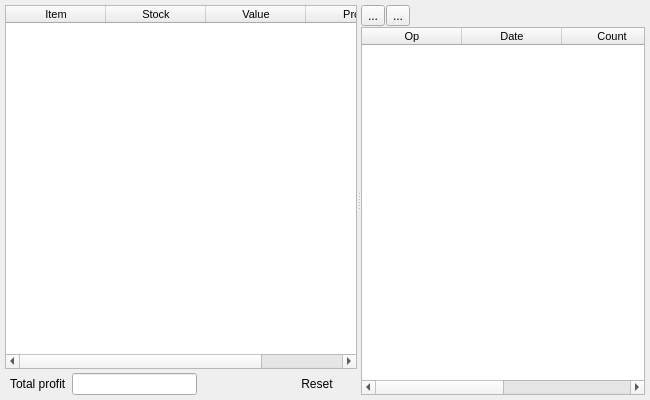
<?xml version="1.0" encoding="UTF-8"?>
<ui version="4.0">
 <class>History</class>
 <widget class="QDialog" name="History">
  <property name="geometry">
   <rect>
    <x>0</x>
    <y>0</y>
    <width>650</width>
    <height>400</height>
   </rect>
  </property>
  <property name="windowTitle">
   <string>Trade history</string>
  </property>
  <layout class="QVBoxLayout" name="verticalLayout_5">
   <property name="spacing">
    <number>0</number>
   </property>
   <property name="leftMargin">
    <number>5</number>
   </property>
   <property name="topMargin">
    <number>5</number>
   </property>
   <property name="rightMargin">
    <number>5</number>
   </property>
   <property name="bottomMargin">
    <number>5</number>
   </property>
   <item>
    <widget class="QSplitter" name="splitter">
     <property name="orientation">
      <enum>Qt::Horizontal</enum>
     </property>
     <property name="childrenCollapsible">
      <bool>false</bool>
     </property>
     <widget class="QWidget" name="verticalLayoutWidget_2">
      <layout class="QVBoxLayout" name="verticalLayout_4">
       <property name="spacing">
        <number>4</number>
       </property>
       <property name="leftMargin">
        <number>0</number>
       </property>
       <property name="topMargin">
        <number>0</number>
       </property>
       <property name="rightMargin">
        <number>0</number>
       </property>
       <property name="bottomMargin">
        <number>0</number>
       </property>
       <item>
        <widget class="QTableWidget" name="tableItems">
         <property name="sizePolicy">
          <sizepolicy hsizetype="Expanding" vsizetype="Expanding">
           <horstretch>0</horstretch>
           <verstretch>0</verstretch>
          </sizepolicy>
         </property>
         <property name="font">
          <font>
           <family>Microsoft Sans Serif</family>
           <pointsize>8</pointsize>
          </font>
         </property>
         <property name="editTriggers">
          <set>QAbstractItemView::NoEditTriggers</set>
         </property>
         <property name="alternatingRowColors">
          <bool>true</bool>
         </property>
         <property name="selectionMode">
          <enum>QAbstractItemView::SingleSelection</enum>
         </property>
         <property name="selectionBehavior">
          <enum>QAbstractItemView::SelectRows</enum>
         </property>
         <property name="iconSize">
          <size>
           <width>20</width>
           <height>20</height>
          </size>
         </property>
         <property name="showGrid">
          <bool>false</bool>
         </property>
         <property name="sortingEnabled">
          <bool>true</bool>
         </property>
         <property name="wordWrap">
          <bool>false</bool>
         </property>
         <property name="cornerButtonEnabled">
          <bool>false</bool>
         </property>
         <property name="columnCount">
          <number>4</number>
         </property>
         <attribute name="horizontalHeaderCascadingSectionResizes">
          <bool>true</bool>
         </attribute>
         <attribute name="horizontalHeaderHighlightSections">
          <bool>false</bool>
         </attribute>
         <attribute name="horizontalHeaderMinimumSectionSize">
          <number>20</number>
         </attribute>
         <attribute name="horizontalHeaderShowSortIndicator" stdset="0">
          <bool>true</bool>
         </attribute>
         <attribute name="verticalHeaderVisible">
          <bool>false</bool>
         </attribute>
         <attribute name="verticalHeaderDefaultSectionSize">
          <number>21</number>
         </attribute>
         <attribute name="verticalHeaderHighlightSections">
          <bool>false</bool>
         </attribute>
         <attribute name="verticalHeaderMinimumSectionSize">
          <number>21</number>
         </attribute>
         <column>
          <property name="text">
           <string>Item</string>
          </property>
         </column>
         <column>
          <property name="text">
           <string>Stock</string>
          </property>
         </column>
         <column>
          <property name="text">
           <string>Value</string>
          </property>
         </column>
         <column>
          <property name="text">
           <string>Profit</string>
          </property>
         </column>
        </widget>
       </item>
       <item>
        <layout class="QHBoxLayout" name="horizontalLayout_2">
         <property name="spacing">
          <number>5</number>
         </property>
         <property name="leftMargin">
          <number>5</number>
         </property>
         <property name="topMargin">
          <number>0</number>
         </property>
         <property name="rightMargin">
          <number>0</number>
         </property>
         <property name="bottomMargin">
          <number>0</number>
         </property>
         <item>
          <widget class="QLabel" name="label">
           <property name="text">
            <string>Total profit</string>
           </property>
          </widget>
         </item>
         <item>
          <widget class="QLineEdit" name="leProfit">
           <property name="sizePolicy">
            <sizepolicy hsizetype="Preferred" vsizetype="Fixed">
             <horstretch>0</horstretch>
             <verstretch>0</verstretch>
            </sizepolicy>
           </property>
           <property name="font">
            <font>
             <weight>75</weight>
             <bold>true</bold>
            </font>
           </property>
           <property name="focusPolicy">
            <enum>Qt::NoFocus</enum>
           </property>
           <property name="alignment">
            <set>Qt::AlignRight|Qt::AlignTrailing|Qt::AlignVCenter</set>
           </property>
           <property name="readOnly">
            <bool>true</bool>
           </property>
          </widget>
         </item>
         <item>
          <spacer name="horizontalSpacer_2">
           <property name="orientation">
            <enum>Qt::Horizontal</enum>
           </property>
           <property name="sizeHint" stdset="0">
            <size>
             <width>40</width>
             <height>20</height>
            </size>
           </property>
          </spacer>
         </item>
         <item>
          <widget class="QPushButton" name="btnReset">
           <property name="focusPolicy">
            <enum>Qt::NoFocus</enum>
           </property>
           <property name="toolTip">
            <string>Reset trades to zero profit on each</string>
           </property>
           <property name="text">
            <string>Reset</string>
           </property>
           <property name="icon">
            <iconset resource="resource.qrc">
             <normaloff>:/multiView/cross.png</normaloff>:/multiView/cross.png</iconset>
           </property>
           <property name="autoDefault">
            <bool>false</bool>
           </property>
           <property name="flat">
            <bool>true</bool>
           </property>
          </widget>
         </item>
        </layout>
       </item>
      </layout>
     </widget>
     <widget class="QWidget" name="verticalLayoutWidget">
      <layout class="QVBoxLayout" name="verticalLayout_2">
       <property name="spacing">
        <number>1</number>
       </property>
       <property name="leftMargin">
        <number>0</number>
       </property>
       <property name="topMargin">
        <number>0</number>
       </property>
       <property name="rightMargin">
        <number>0</number>
       </property>
       <property name="bottomMargin">
        <number>0</number>
       </property>
       <item>
        <layout class="QHBoxLayout" name="horizontalLayout">
         <property name="spacing">
          <number>1</number>
         </property>
         <property name="leftMargin">
          <number>0</number>
         </property>
         <property name="topMargin">
          <number>0</number>
         </property>
         <property name="rightMargin">
          <number>0</number>
         </property>
         <property name="bottomMargin">
          <number>0</number>
         </property>
         <item>
          <widget class="QToolButton" name="btnOpIn">
           <property name="toolTip">
            <string>Show buys</string>
           </property>
           <property name="text">
            <string>...</string>
           </property>
           <property name="icon">
            <iconset resource="resource.qrc">
             <normaloff>:/history/arrow_left_16.png</normaloff>:/history/arrow_left_16.png</iconset>
           </property>
           <property name="checkable">
            <bool>true</bool>
           </property>
          </widget>
         </item>
         <item>
          <widget class="QToolButton" name="btnOpOut">
           <property name="toolTip">
            <string>Show sells</string>
           </property>
           <property name="text">
            <string>...</string>
           </property>
           <property name="icon">
            <iconset resource="resource.qrc">
             <normaloff>:/history/arrow_right_16.png</normaloff>:/history/arrow_right_16.png</iconset>
           </property>
           <property name="checkable">
            <bool>true</bool>
           </property>
          </widget>
         </item>
         <item>
          <spacer name="horizontalSpacer">
           <property name="orientation">
            <enum>Qt::Horizontal</enum>
           </property>
           <property name="sizeHint" stdset="0">
            <size>
             <width>40</width>
             <height>20</height>
            </size>
           </property>
          </spacer>
         </item>
        </layout>
       </item>
       <item>
        <widget class="QTableWidget" name="tableEvents">
         <property name="sizePolicy">
          <sizepolicy hsizetype="Expanding" vsizetype="Expanding">
           <horstretch>0</horstretch>
           <verstretch>0</verstretch>
          </sizepolicy>
         </property>
         <property name="font">
          <font>
           <family>Microsoft Sans Serif</family>
           <pointsize>8</pointsize>
          </font>
         </property>
         <property name="focusPolicy">
          <enum>Qt::NoFocus</enum>
         </property>
         <property name="editTriggers">
          <set>QAbstractItemView::NoEditTriggers</set>
         </property>
         <property name="selectionMode">
          <enum>QAbstractItemView::NoSelection</enum>
         </property>
         <property name="selectionBehavior">
          <enum>QAbstractItemView::SelectRows</enum>
         </property>
         <property name="showGrid">
          <bool>false</bool>
         </property>
         <property name="sortingEnabled">
          <bool>true</bool>
         </property>
         <property name="wordWrap">
          <bool>false</bool>
         </property>
         <property name="cornerButtonEnabled">
          <bool>false</bool>
         </property>
         <attribute name="horizontalHeaderMinimumSectionSize">
          <number>20</number>
         </attribute>
         <attribute name="horizontalHeaderStretchLastSection">
          <bool>true</bool>
         </attribute>
         <attribute name="verticalHeaderVisible">
          <bool>false</bool>
         </attribute>
         <attribute name="verticalHeaderDefaultSectionSize">
          <number>21</number>
         </attribute>
         <column>
          <property name="text">
           <string>Op</string>
          </property>
         </column>
         <column>
          <property name="text">
           <string>Date</string>
          </property>
         </column>
         <column>
          <property name="text">
           <string>Count</string>
          </property>
         </column>
         <column>
          <property name="text">
           <string>Price</string>
          </property>
         </column>
        </widget>
       </item>
      </layout>
     </widget>
    </widget>
   </item>
  </layout>
 </widget>
 <resources>
  <include location="resource.qrc"/>
 </resources>
 <connections/>
</ui>
